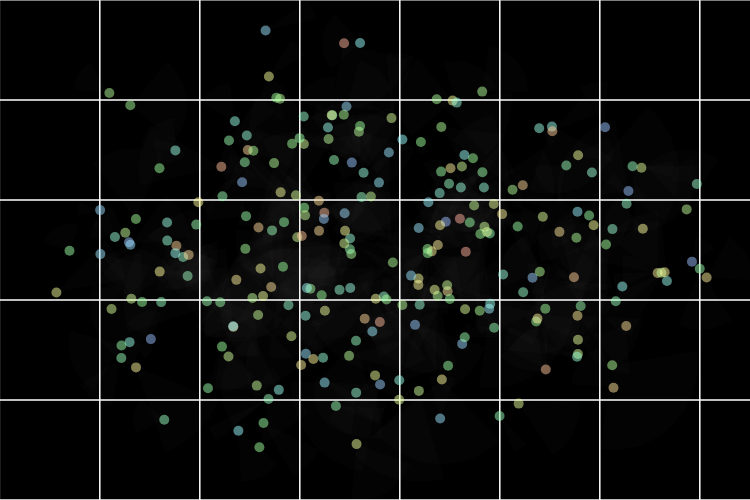
Frame 1 (no input)
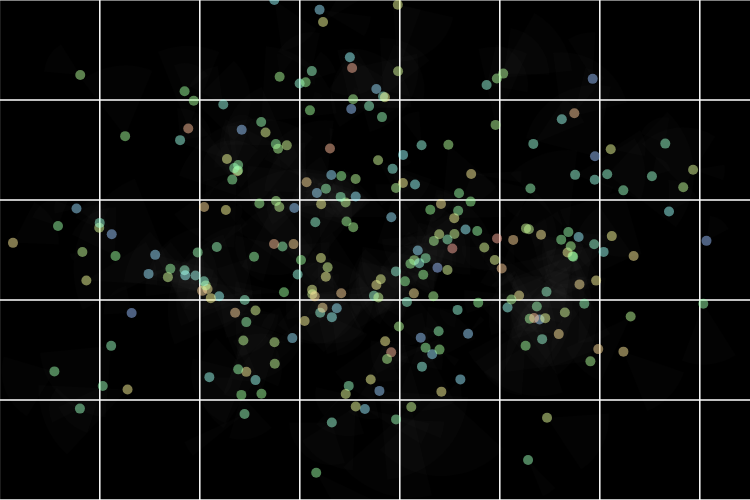
Frame 60 (no input)
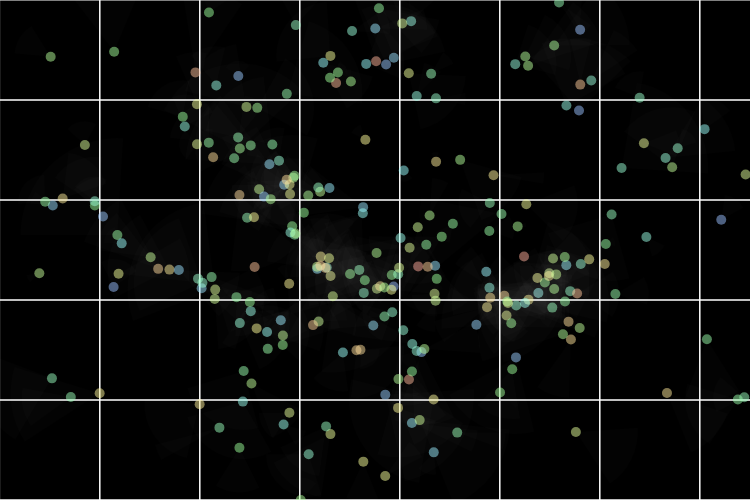
Frame 120 (the mouse pressed at the canvas centre since frame 60)

The p5.js sketch that drew these frames (run headless with seeded random() and noise() and a simulated clock; from frame 60 on, the mouse is pressed at the canvas centre):

// p5.js sketch
// ── sketch.js
let sys;

let gridCanv;

const tanh = (x) => (exp(x) - exp(-x)) / (exp(x) + exp(-x));
const sigm = (x) => 1 / (1 + exp(-x));

function setup() {
    createCanvas(750, 500);
    gridCanv = createGraphics(width, height);
    gridCanv.background(0);
    gridCanv.noFill();
    gridCanv.stroke(255);
    for (let i = 0; i < width / lim.rng; i++) {
        for (let j = 0; j < width / lim.rng; j++) {
            gridCanv.square(i * lim.rng, j * lim.rng, lim.rng);
        }
    }
    sys = new System(width, height, 250);
    colorMode(HSL);
}

function draw() {
    image(gridCanv, 0, 0);
    sys.draw();
    sys.update();
}
// ── boid.js
// id <- wt : visible characteristic
// d id << : offspring
// d id >> : predate

// delta <- wt : mutability

// Coherence <- exp(A-B) * tanh(wt) : + @ A > B
// Seperation <- exp(B-A) * tanh(wt) : + @ A < B
// Alignment <- exp(-square(B-A)) * tanh(wt) : + @ A = B

// Range -> lim * sigmoid(wt)
// Angle -> lim * sigmoid(wt)
// Speed -> lim * sigmoid(wt)

const lim = {
    rng: 100,
    ang: 1 / 3,
    spd: 100,
    del: 0.1,
    sze: 10,
};

class Boid {
    constructor(pos, dir, id, coh, sep, ali, rng, ang, spd, del) {
        this.prop_inherit = {
            id: id,
            coh: coh,
            sep: sep,
            ali: ali,
            rng: rng,
            ang: ang,
            spd: spd,
            del: del,
        };
        this.prop = {
            id: this.prop_inherit.id,
            coh: this.prop_inherit.coh,
            sep: this.prop_inherit.sep,
            ali: this.prop_inherit.ali,
            rng: this.prop_inherit.rng * lim.rng,
            srng: 10,
            ang: this.prop_inherit.ang * PI * lim.ang,
            spd: this.prop_inherit.spd * lim.spd,
            del: this.prop_inherit.del * lim.del,
        };
        this.pos = pos;
        this.dir = dir;
        dir.setMag(this.prop.spd);
        this.hasher = {
            x: floor(1 + this.pos.x / lim.rng),
            y: floor(1 + this.pos.y / lim.rng),
        };
    }
    draw() {
        noStroke();
        fill(0, 0, 100, 0.01);
        // range
        arc(
            this.pos.x,
            this.pos.y,
            2 * this.prop.rng,
            2 * this.prop.rng,
            this.dir.heading() - this.prop.ang,
            this.dir.heading() + this.prop.ang
        );
        fill(240 * this.prop.id, 100, 80, 0.5);
        // main
        circle(this.pos.x, this.pos.y, lim.sze);
        // dir
        line(
            this.pos.x,
            this.pos.y,
            this.pos.x + (lim.sze * this.dir.x) / this.prop.spd,
            this.pos.y + (lim.sze * this.dir.y) / this.prop.spd
        );
    }
    eval(neighbors) {
        this.dir_ = this.dir.copy();
        let inds = [];
        let avgA = createVector();
        let sumA = 1;
        let avgC = createVector();
        let sumC = 1;
        let avgS = createVector();
        let sumS = 1;
        neighbors.forEach((elem, ind) => {
            // let wtS = exp(elem.prop.id-this.prop.id);
            let wtS = 1;
            let r = p5.Vector.sub(elem.pos, this.pos);
            if (
                r.mag() < this.prop.rng &&
                abs(this.dir.angleBetween(r)) < this.prop.ang
            ) {
                inds.push(ind);
            }
            if (r.mag() < this.prop.srng) {
                avgS.sub(p5.Vector.mult(r, wtS));
                sumS += wtS;
            }
        });
        inds.forEach((ind) => {
            let elem = neighbors[ind];
            // let wtA = exp(-sq(this.prop.id-elem.prop.id));
            // let wtC = exp(this.prop.id-elem.prop.id);
            let wtA = 1;
            let wtC = 1;
            let r = p5.Vector.sub(elem.pos, this.pos)
            avgA.add(p5.Vector.mult(p5.Vector.normalize(elem.dir), wtA));
            sumA += wtA;
            avgC.add(p5.Vector.mult(r, wtC));
            sumC += wtC;
        });
        let wt = 1000 * sumS;
        if (this.pos.x < this.prop.srng) {
            avgS.sub(p5.Vector.mult(createVector(-this.pos.x, 0), wt));
            sumS += wt;
        }
        if (this.pos.y < this.prop.srng) {
            avgS.sub(p5.Vector.mult(createVector(0, -this.pos.y), wt));
            sumS += wt;
        }
        if (width - this.pos.x < this.prop.srng) {
            avgS.sub(p5.Vector.mult(createVector(width - this.pos.x, 0), wt));
            sumS += wt;
        }
        if (height - this.pos.y < this.prop.srng) {
            avgS.sub(p5.Vector.mult(createVector(0, height - this.pos.y), wt));
            sumS += wt;
        }
        avgA.mult(this.prop.ali1 / sumA);
        avgC.mult(this.prop.coh / sumC);
        avgS.mult(this.prop.sep / sumS);
        this.dir_.add(avgA);
        this.dir_.add(avgC);
        this.dir_.add(avgS);
        this.dir_.setMag(this.prop.spd);
    }
    update() {
        this.dir = this.dir_;
        delete this.dir_;
        this.pos.add(p5.Vector.mult(this.dir, deltaTime / 1000));
        if (this.pos.x < 0) {
            this.pos.x = width;
        }
        if (this.pos.x > width) {
            this.pos.x = 0;
        }
        if (this.pos.y < 0) {
            this.pos.y = height;
        }
        if (this.pos.y > height) {
            this.pos.y = 0;
        }
        this.hasher = {
            x: floor(1 + this.pos.x / lim.rng),
            y: floor(1 + this.pos.y / lim.rng),
        };
    }
}

class System {
    constructor(w, h, n) {
        this.boids = new Array(n).fill(0).map((_) => {
            let v = p5.Vector.random2D();
            v.setMag(sigm(randomGaussian(0, 1)));
            return new Boid(
                createVector(map(v.x, -1, +1, 0, w), map(v.y, -1, +1, 0, h)),
                p5.Vector.random2D(),
                sigm(randomGaussian(0, 1)),
                sigm(randomGaussian(0, 1)),
                sigm(randomGaussian(0, 1)),
                sigm(randomGaussian(0, 1)),
                sigm(randomGaussian(0, 1)),
                sigm(randomGaussian(0, 1)),
                sigm(randomGaussian(0, 1)),
                random(+0, +1)
            );
        });
    }
    draw() {
        for (let index in this.boids) {
            this.boids[index].draw();
        }
    }
    update() {
        push();
        for (let index in this.boids) {
            this.boids[index].eval(this.boids);
        }
        for (let index in this.boids) {
            this.boids[index].update();
        }
        pop();
    }
}
